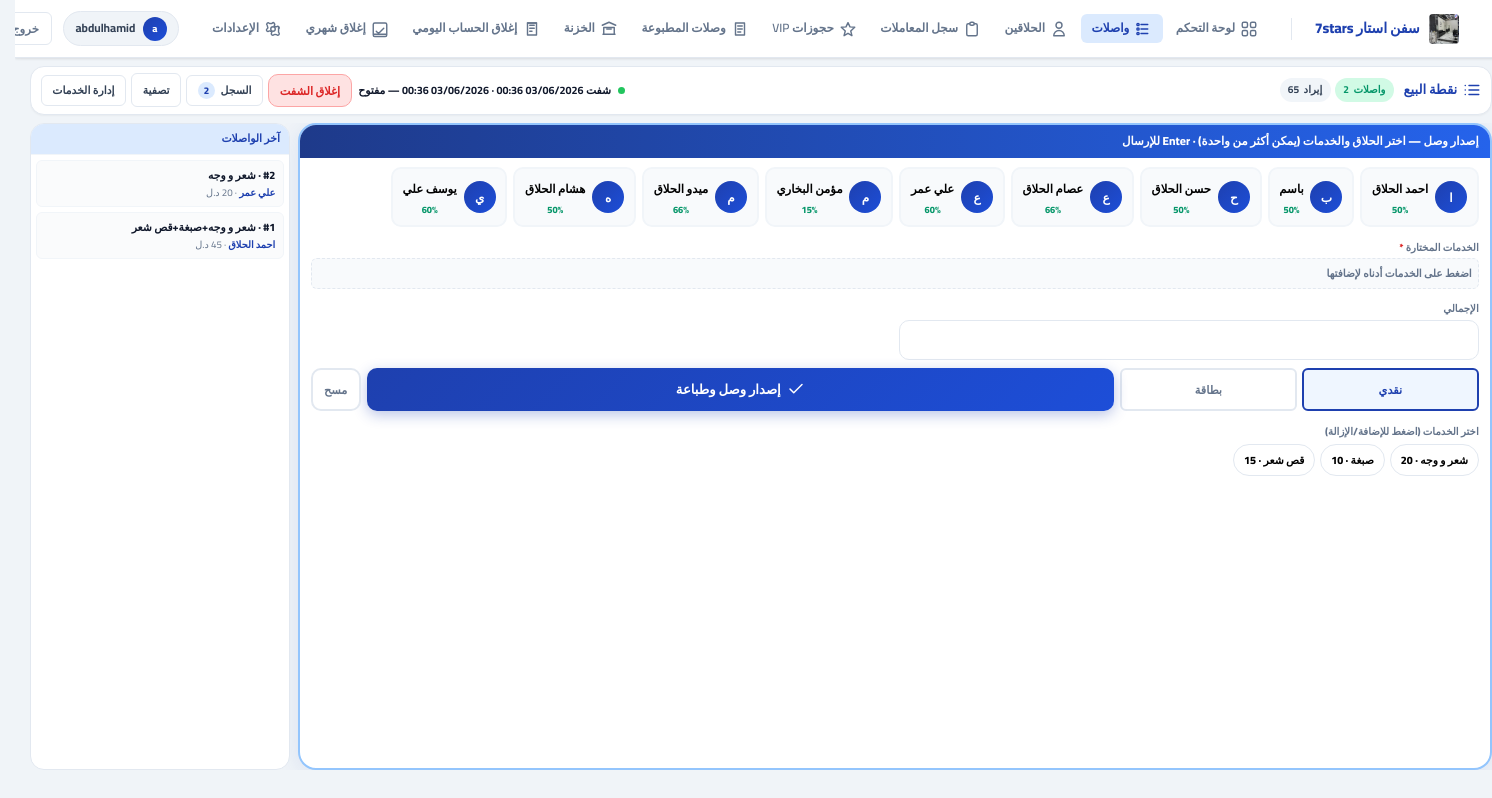
Page /app/queue/ (signed in) on the earlier database version.
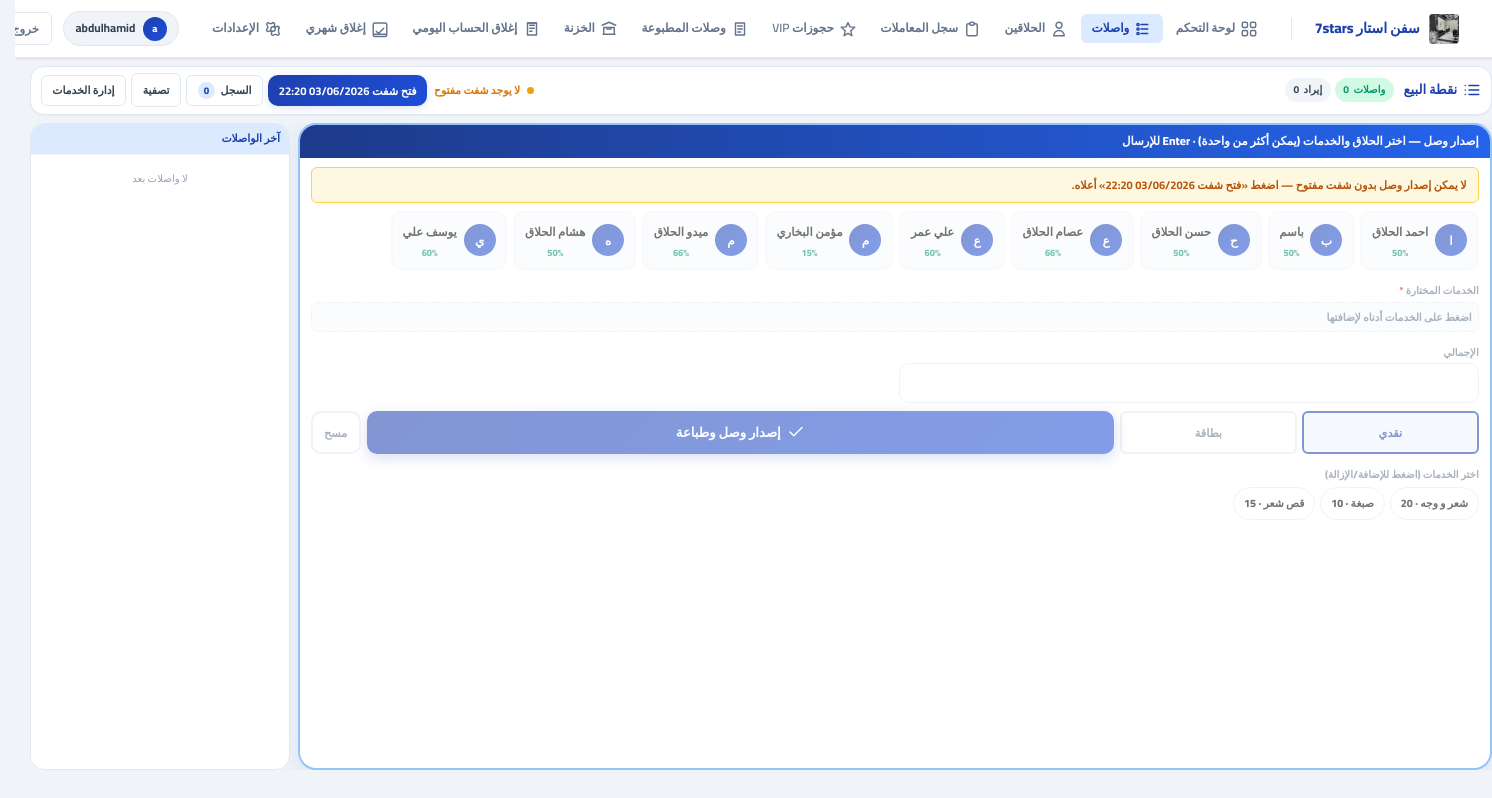
Same page on the later database version.
### core/models.py (models this page shows, shortened)
class TimestampedModel(models.Model):
    created_at = models.DateTimeField(auto_now_add=True, db_index=True)
    updated_at = models.DateTimeField(auto_now=True, db_index=True)
    class Meta:
        abstract = True

class Shift(TimestampedModel):
    name = models.CharField(max_length=120, blank=True, default="")
    started_at = models.DateTimeField(default=timezone.now, db_index=True)
    ended_at = models.DateTimeField(null=True, blank=True, db_index=True)
    is_closed = models.BooleanField(default=False, db_index=True)
    closed_by = models.ForeignKey(
        settings.AUTH_USER_MODEL,
        on_delete=models.PROTECT,
        null=True,
        blank=True,
        related_name="closed_shifts",
    )
    assigned_cashiers = models.ManyToManyField(
        settings.AUTH_USER_MODEL,
        blank=True,
        related_name="assigned_shifts",
    )
    last_ticket_sequence = models.PositiveIntegerField(
        default=0,
        help_text="آخر رقم تسلسلي للوصل ضمن هذا الشفت",
    )
    def can_close(self, user) -> bool:
        if user.is_superuser or getattr(user, "role", None) in ("ADMIN", "CASHIER"):
            return True
        return self.assigned_cashiers.filter(pk=user.pk).exists()

class Service(TimestampedModel):
    name = models.CharField(max_length=120)
    category = models.ForeignKey(
        "core.ServiceCategory",
        on_delete=models.SET_NULL,
        null=True,
        blank=True,
        related_name="services",
    )
    base_price = models.DecimalField(max_digits=10, decimal_places=2, default=0)
    is_active = models.BooleanField(default=True)

class Ticket(TimestampedModel):
    customer = models.ForeignKey("core.Customer", on_delete=models.PROTECT, related_name="tickets")
    barber = models.ForeignKey("accounts.BarberProfile", on_delete=models.PROTECT, related_name="tickets")
    shift = models.ForeignKey("core.Shift", on_delete=models.PROTECT, related_name="tickets")
    service = models.ForeignKey(
        "core.Service",
        on_delete=models.SET_NULL,
        null=True,
        blank=True,
        related_name="tickets",
    )
    shift_sequence = models.PositiveIntegerField(
        null=True,
        blank=True,
        db_index=True,
        help_text="رقم تسلسلي للوصل ضمن الشفت (يُطبع على الوصل بدل اسم الزبون)",
    )
    status = models.CharField(max_length=20, choices=TicketStatus.choices, default=TicketStatus.WAITING, db_index=True)
    queue_position = models.PositiveIntegerField(default=0, db_index=True)
    started_at = models.DateTimeField(null=True, blank=True, db_index=True)
    completed_at = models.DateTimeField(null=True, blank=True, db_index=True)
    subtotal = models.DecimalField(max_digits=12, decimal_places=2, default=0)
    discount = models.DecimalField(max_digits=12, decimal_places=2, default=0)
    total = models.DecimalField(max_digits=12, decimal_places=2, default=0)
    barber_commission_total = models.DecimalField(max_digits=12, decimal_places=2, default=0)
    description = models.CharField(max_length=255, blank=True, default="")
    payment_method = models.CharField(
        max_length=10, choices=PaymentMethod.choices, default=PaymentMethod.CASH, blank=True,
    )
    locked_by_close = models.ForeignKey(
        "core.CloseLedger",
        on_delete=models.PROTECT,
        null=True,
        blank=True,
        related_name="locked_tickets",
    )
    class Meta:
        indexes = [
            models.Index(fields=["barber", "status", "queue_position"]),
            models.Index(fields=["shift", "status"]),
        ]
        constraints = [
            models.CheckConstraint(check=Q(total__gte=0), name="ticket_total_gte_0"),
            models.UniqueConstraint(
                fields=["shift", "shift_sequence"],
                condition=Q(shift_sequence__isnull=False),
                name="ticket_unique_shift_sequence",
            ),
        ]

class TicketItem(TimestampedModel):
    ticket = models.ForeignKey("core.Ticket", on_delete=models.CASCADE, related_name="items")
    service = models.ForeignKey("core.Service", on_delete=models.PROTECT, related_name="ticket_items")
    price = models.DecimalField(max_digits=12, decimal_places=2, default=0)
    commission_pct = models.DecimalField(max_digits=5, decimal_places=2, default=0)
    barber_commission_amount = models.DecimalField(max_digits=12, decimal_places=2, default=0)
    class Meta:
        unique_together = [("ticket", "service")]

### accounts/models.py (models this page shows, shortened)
class BarberProfile(models.Model):
    user = models.OneToOneField(
        "accounts.User",
        on_delete=models.CASCADE,
        related_name="barber_profile",
        null=True,
        blank=True,
    )
    name = models.CharField(max_length=120, blank=True, default="", verbose_name="اسم الحلاق")
    default_commission_pct = models.DecimalField(max_digits=5, decimal_places=2, default=0)
    is_active = models.BooleanField(default=True)
    class Meta:
        ordering = ["name"]
    @property
    def display_name(self) -> str:
        n = (self.name or "").strip()
        if n:
            return n
        if self.user_id:
            return self.user.get_full_name() or self.user.username
        return "حلاق"
    @property
    def initial_letter(self) -> str:
        d = self.display_name
        return d[:1].upper() if d else "?"

### barber_ms/views.py (the view, shortened to what this page needs)
# urls.py: path("queue/", views.queue_view, name="queue"),
@login_required
def queue_view(request):
    if not _is_cashier_or_admin(request.user):
        messages.error(request, "ليس لديك صلاحية الوصول لهذه الصفحة.")
    if request.user.role == UserRole.BARBER:
        logout(request)
        messages.warning(request, "الدخول متاح للإدارة والكاشير فقط.")
        return redirect("login")
    form = QueueTicketForm()
    flt = _queue_filters(request)
    shift_ctx = shift_ui_context(request.user)
    current_shift = shift_ctx["current_shift"]
    base_qs = Ticket.objects.select_related("customer", "barber__user").prefetch_related(
        "receipts"
    )
    filtered_qs = _apply_ticket_filters(base_qs, flt, open_shift=current_shift)
    recent_completed = (
        base_qs.filter(status=TicketStatus.COMPLETED)
        .select_related("service", "barber")
        .prefetch_related("items__service")
        .order_by("-completed_at")[:10]
    )
    active_barbers = BarberProfile.objects.filter(is_active=True).select_related("user").order_by(
        "name"
    )
    stats = _queue_stats(filtered_qs)
    return render(
        request,
        "frontend/queue.html",
        {
            "form": form,
            "recent_completed": recent_completed,
            "pos_services": _active_services_qs(),
            "filters": flt,
            "queue_stats": stats,
            "history_count": stats["total"],
            "active_barbers": active_barbers,
            **shift_ctx,
            "ticket_status_choices": TicketStatus.choices,
            "ticket_status_labels": {
                TicketStatus.WAITING: "انتظار",
                TicketStatus.IN_PROGRESS: "قيد التنفيذ",
                TicketStatus.COMPLETED: "مكتمل",
                TicketStatus.CANCELLED: "ملغى",
            },
            "return_qs": request.GET.urlencode(),
            "services_json": json.dumps(
                [
                    {"id": s.id, "name": s.name, "price": str(s.base_price or "0")}
                    for s in Service.objects.filter(is_active=True).order_by("name")
                ],
                ensure_ascii=False,
            ),
            "is_admin": _is_admin(request.user),
        },
    )

### barber_ms/context_processors.py (called while the page is built)
def _time_greeting_ar() -> str:
    h = timezone.localtime().hour
    if 5 <= h < 12:
        return "صباح الخير"
    if 12 <= h < 17:
        return "طاب نهارك"
    if 17 <= h < 22:
        return "مساء الخير"
    return "أهلاً بك"

def system_settings(request):
    try:
        qs = SystemSetting.objects.filter(key__in=_DEFAULTS.keys()).values_list("key", "value")
        stored = dict(qs)
    except Exception:
        stored = {}
    merged = {k: stored.get(k) or v for k, v in _DEFAULTS.items()}
    theme_key = merged.get("theme", "ocean")
    theme = THEMES.get(theme_key, THEMES["ocean"])
    now_local = timezone.localtime()
    return {
        "sys": merged,
        "theme": theme,
        "themes": THEMES,
        "time_greeting": _time_greeting_ar(),
        "now_local": now_local,
        "weekday_ar": _AR_WEEKDAYS[now_local.weekday()],
        "barber_login_enabled": merged.get("barber_login_enabled", "0") == "1",
    }

### barber_ms/views.py (called while the page is built)
def _is_admin(user):
    return user.role == UserRole.ADMIN or user.is_superuser

def _is_cashier_or_admin(user):
    return user.role in (UserRole.ADMIN, UserRole.CASHIER) or user.is_superuser

### templates/frontend/queue.html (shortened to what the changed rows need)
{% extends "frontend/base.html" %}
{% block content %}
<div class="queue-v2" id="queuePage">
  <header class="qv-toolbar">
    <div class="qv-actions" style="align-items:center">
      {% include "frontend/partials/shift_controls.html" with can_close_shift=can_close_shift %}
    </div>
  </header>
  <div class="qv-main">
    <section class="qv-pos" id="posPanel">
      <div class="qv-pos-bd">
        {% if not current_shift %}
        <div class="pos-shift-warn">لا يمكن إصدار وصل بدون شفت مفتوح — اضغط «فتح {{ next_shift_label }}» أعلاه.</div>
        {% endif %}
        <form method="post" novalidate id="addForm" autocomplete="off"{% if not current_shift %} style="opacity:.55;pointer-events:none"{% endif %}>
          <div class="barber-strip" id="barberRail" role="list">
            {% for bp in form.barber_id.field.queryset %}
            <button type="button" class="barber-chip" role="listitem"
              data-barber-id="{{ bp.pk }}"
              data-barber-comm="{{ bp.default_commission_pct|floatformat:0 }}"
              aria-pressed="false">
              <span class="bc-ava">{{ bp.initial_letter }}</span>
              <span>
                <span class="bc-name">{{ bp.display_name }}</span>
                <span class="bc-comm">{{ bp.default_commission_pct|floatformat:0 }}%</span>
              </span>
            </button>
            {% empty %}
            <span style="font-size:.75rem;color:var(--muted)">لا حلاقين نشطين</span>
            {% endfor %}
          </div>
          <div class="pos-compact">
            {% if pos_services %}
            <div class="full" style="margin-top:.35rem">
              <div class="chip-panel" id="serviceQuickChips">
                {% for svc in pos_services %}
                <button type="button" class="chip service-quick" data-svc-id="{{ svc.id }}" data-price="{{ svc.base_price|floatformat:0 }}">{{ svc.name }} · {{ svc.base_price|floatformat:0 }}</button>
                {% endfor %}
              </div>
            </div>
            {% endif %}
          </div>
        </form>
      </div>
    </section>
    <aside class="qv-side">
      <div class="qv-preview">
        <div class="qv-preview-list">
          {% for t in recent_completed %}
          <div class="qv-preview-item" style="cursor:default">
            <div class="pi-name">{% if t.shift_sequence %}#{{ t.shift_sequence }}{% else %}—{% endif %} · {% with items=t.items.all %}{% if items %}{% for item in items %}{{ item.service.name }}{% if not forloop.last %}+{% endif %}{% endfor %}{% elif t.service %}{{ t.service.name }}{% else %}{{ t.description }}{% endif %}{% endwith %}</div>
            <div class="pi-meta"><span class="pi-barber">{{ t.barber.display_name }}</span> · {{ t.total|floatformat:0 }} {{ sys.currency|default:"د.ل" }}</div>
          </div>
          {% empty %}
          <div class="qv-preview-empty">لا واصلات بعد</div>
          {% endfor %}
        </div>
      </div>
    </aside>
  </div>
</div>
{% endblock %}

### templates/frontend/partials/shift_controls.html (shortened to what this page needs)
<div class="shift-controls">
  {% if current_shift %}
  <div class="shift-controls-active">
    <span class="shift-controls-dot on"></span>
    <span><strong>{{ current_shift.name }}</strong>{% if current_shift_range %} · {{ current_shift_range }}{% else %} · منذ {{ current_shift.started_at|date:"d/m H:i" }}{% endif %}</span>
    {% if can_close_shift %}
    <form method="post" class="shift-controls-form" onsubmit="return confirm('إغلاق هذا الشفت؟ يمكنك فتح شفت جديد بعد ذلك.')">
      <button type="submit" class="btn btn-d btn-sm">إغلاق الشفت</button>
    </form>
    {% endif %}
  </div>
  {% else %}
  <div class="shift-controls-idle">
    <span class="shift-controls-dot off"></span>
    <span style="color:var(--warning);font-weight:800">لا يوجد شفت مفتوح</span>
    <form method="post" class="shift-controls-form">
      <button type="submit" class="btn btn-p btn-sm">فتح {{ next_shift_label }}</button>
    </form>
  </div>
  {% endif %}
</div>

Differences in the rows shown:
removed Shift: name "شفت 03/06/2026 00:36"
removed Ticket: shift_sequence "2", barber.display_name "علي عمر", total "20"
removed TicketItem: service.name "شعر و وجه", shown under "2"
removed Ticket: shift_sequence "1", barber.display_name "احمد الحلاق"
removed TicketItem: service.name "شعر و وجه", shown under "1"
removed TicketItem: service.name "صبغة", shown under "1"
removed TicketItem: service.name "قص شعر", shown under "1"
Other differences:
{{ next_shift_label }}: (not shown) → "شفت 03/06/2026 22:20"
{{ current_shift_range }}: "03/06/2026 00:36 — مفتوح" → (not shown)
text no longer shown: "· إغلاق الشفت"
text now shown: "لا يوجد شفت مفتوح فتح لا يمكن إصدار وصل بدون شفت مفتوح — اضغط «فتح » أعلاه. لا واصلات بعد"
